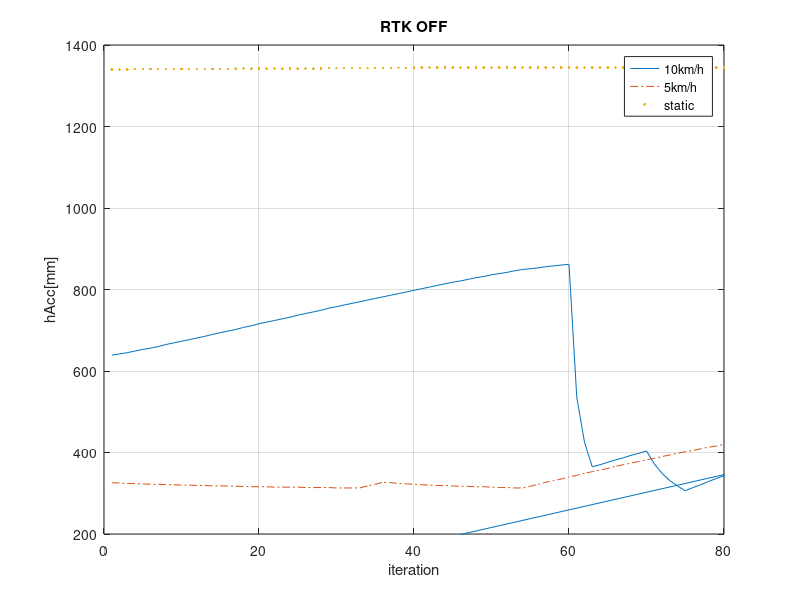

The MATLAB script that drew this image:
close all
clear all

high = csvread('high_emit.csv');
low = csvread('low_emit.csv');
static = csvread('static.csv');

high_iter = high(:,1);
high_value = high(:,2);

low_iter = low(:,1);
low_value = low(:,2);

static_iter = static(:,1);
static_value = static(:,2);

plot(high_iter,high_value,'-',low_iter,low_value,'-.',static_iter,static_value,'.')
title('RTK OFF')
xlabel('iteration')
ylabel('hAcc[mm]')
grid on
xlim([0,80])
ylim([200, 1400])
legend('10km/h','5km/h','static')